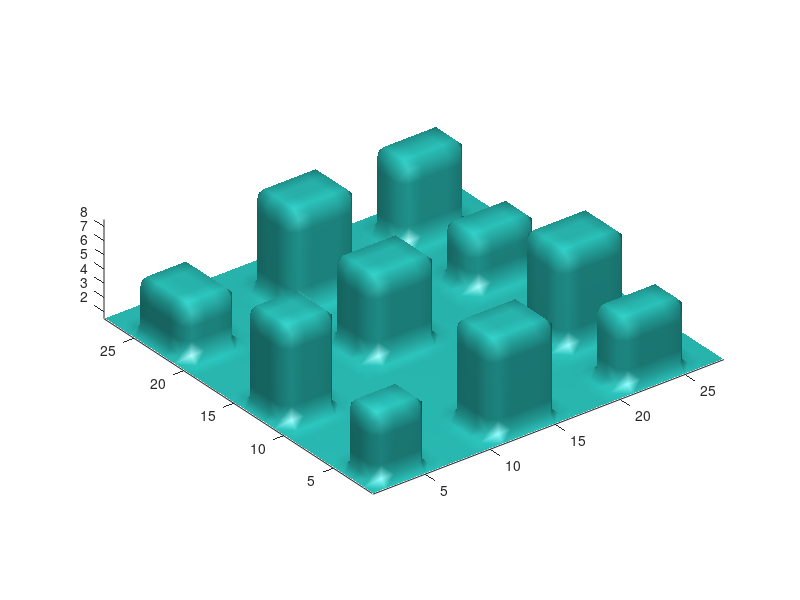

MATLAB code to generate this figure: (Note: this script raises an error after producing the figure.)
% 3D Multirobot formation fast marching path planning
% The point here is that the formation changes it shape depending on the
% change of the gray level.
%% Initializing, loading the map and creating the first potential with FM.
clear all;
close all;

% solo se representa cada 10 veces
% it is only represented 10 times
steps = 4; %4;
total_steps = [];

sat = 0.99; %0.99;

iteration = 0;

%% Map generation
Wo=zeros(30,30,10);
[nn mm ll]=size(Wo); 

%%Plot ciudad  ----------------------------------------------------
% dibujo transparente simple
% figure(1)
% axis vis3d;
% view(3);

% Obstaculos para cerrar el espacio
% obstacles is to close to space
Wo(1,:,:)=1;
Wo(nn,:,:)=1;
Wo(:,1,:)=1;
Wo(:,mm,:)=1;
Wo(:,:,1)=1;
Wo(:,:,ll)=1;


% Obstaculos a superar
% edificios de la ciudad y dibujo

%building of the city and drawing 

%
            Wo(3:5,3:6,1:6)=1; 
            Wo(12:15,3:6,1:8)=1; 
            Wo(22:26,3:6,1:5)=1; 
            
            Wo(3:6,12:16,1:8)=1; 
            Wo(15:18,12:16,1:7)=1;  
%                Wo(10:12,12:16,1:4)=1;    
            Wo(23:26,12:16,1:8)=1;  
            
            Wo(3:5,22:26,1:6)=1; 
            Wo(9:12,22:26,1:8)=1; 
            Wo(18:20,22:26,1:5)=1; 
              Wo(25:27,22:26,1:7)=1; 
%             

           
     






%-----------------------------------------------------------------
W1=ones(nn, mm ,ll);

% Refraccion -> velocidad
W=bwdist(Wo);

   
tic
% ----------------------------------------
% Plot ciudad
% draw the city
map=Wo;
[nn mm ll]=size(map);
% Woo=map(2:nn-1,2:mm-1,1:ll-1);
% F = isosurface(Wo, 0.5 );
% p = patch(F);
% isonormals( Wo,p ); 
% % plot_map3d(Woo, 0.1, 1);
% hold on;

figure(1)
isosurface(Wo(2:nn-1,2:mm-1,1:ll-1),0.5) % para quitar techo y paredes % for remove the roof and walls
daspect([1 1 1])
view(3);
axis tight
camlight ('left')
lighting gouraud
hold on;

% -----------------------------------------
toc


%% Creating leader robot and finding the leader's path.
   start_point2 =[6;2;2];
     end_points2 =[26;27;4];
%         end_points2 =[6;27;4];
options.nb_iter_max = Inf;
options.Tmax = sum(size(W));
% options.end_points=end_points2;
% 




%%----------------------
%% Refraccion --> energia
M=0.5;

Es=0.10; % nivel de agresividad en el nivel, cuanto menor Es menor es la agresividad
         % the level of the aggressiveness level . 
% ref navigational level low
zref=10;

for k=1:ll
    krel=((abs(zref-k))*0.005+0.01)^Es;
    We10(1:nn,1:mm,k)=1/(M*krel);
end
Wt= W.*We10;

Wt = rescale(double(Wt));
Wt = min (Wt, sat);


% r(1) = Mobile_Robot3D(start_point, Wt,Wo);
% tic
% r(1) = r(1).findPath(end_points, options);
% toc
% r(1).plotLeader();

r(1) = Mobile_Robot3D(start_point2 , Wt,Wo);
tic
r(1) = r(1).findPath(end_points2, options);
toc
r(1).plotLeader();     
normalized_mat1 = r(1).path;
% normalized_mat2 = r(2).path;

 main_path=normalisation(main_path,100);
%  c =normalisation(r(2).path,100);
%  nor_UAVfol2 = c;
%  cor_fol1 =load('Aı_test_path.mat');
%  cor_fol1 = cor_fol1.b  ;

cor_fol1 =a;
  Distance_matrix= rand(100,1);
            for i=1:1:100
               Distance_matrix(i,1) =sqrt((nor_UAVfol2(1,i)-cor_fol1(1,i))^2 + (nor_UAVfol2(2,i)-cor_fol1(2,i))^2 + (nor_UAVfol2(3,i)-cor_fol1(3,i))^2);
        
            end

 
 


